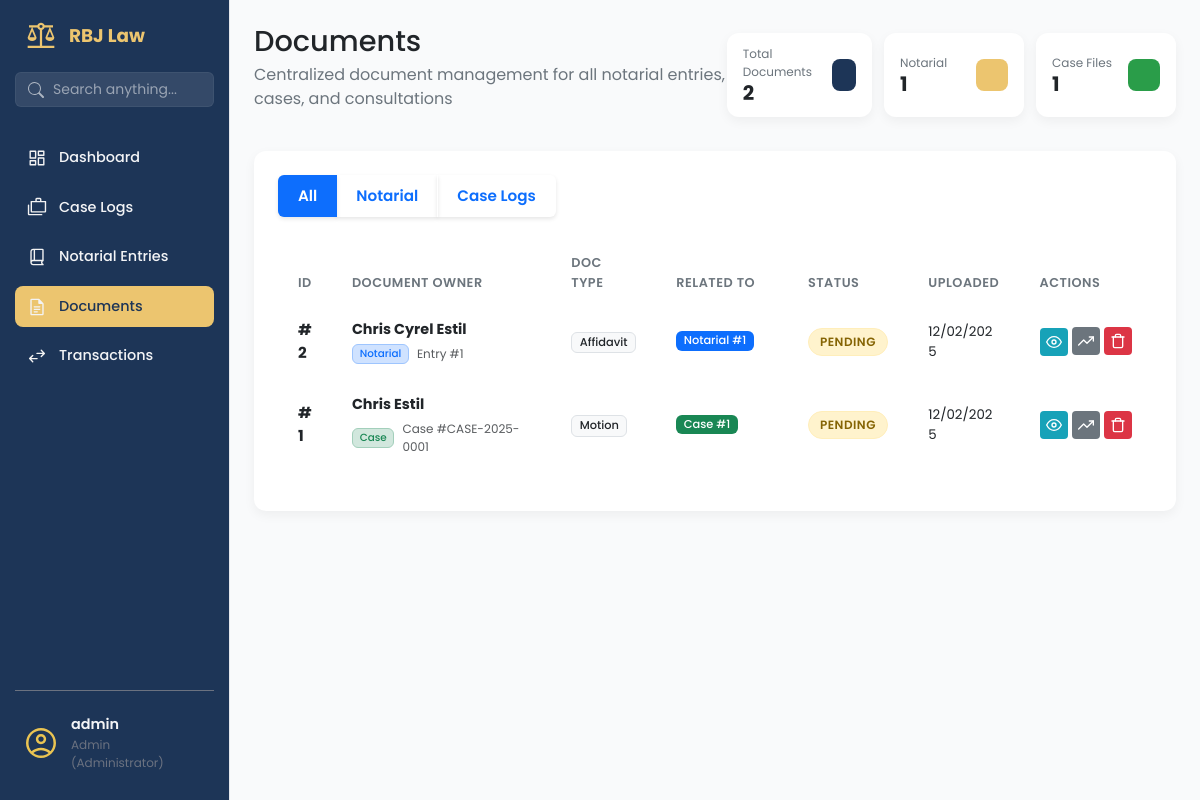
The page /documents/ (signed in) on the database as committed earlier.
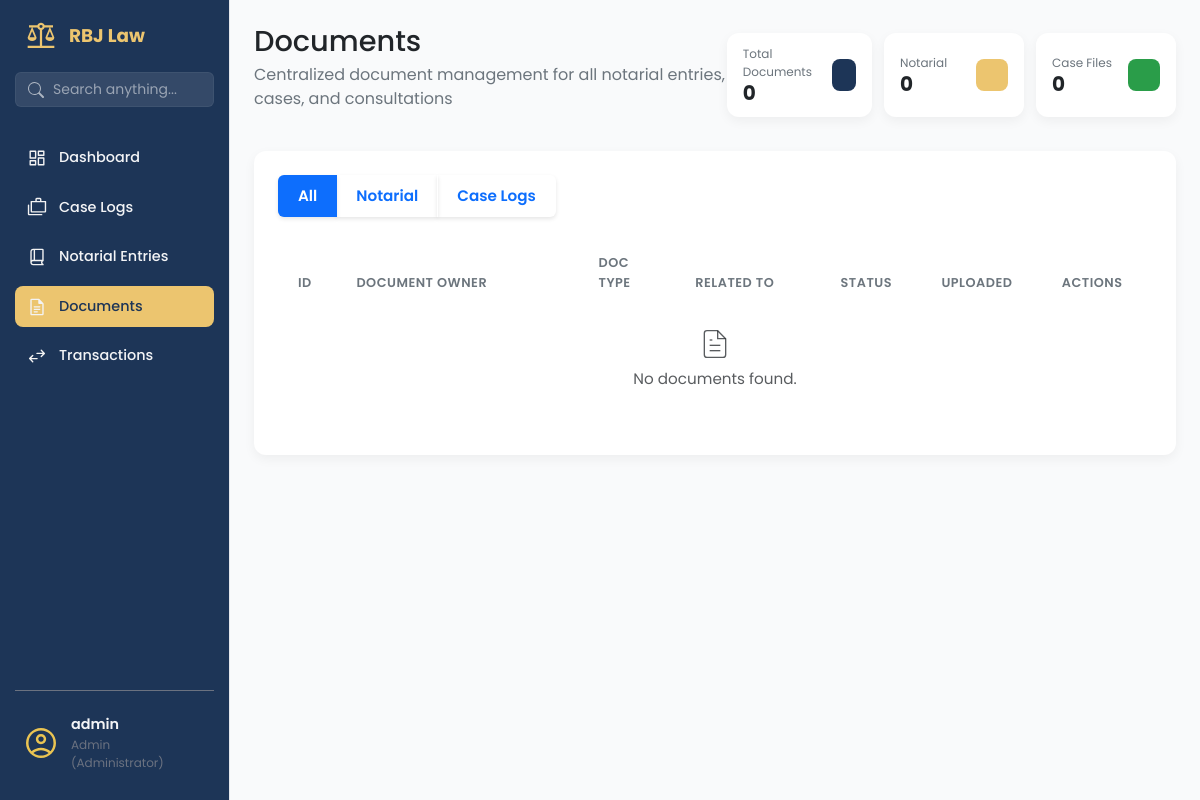
The same page on the database as committed later.
### app/models/document_mdl.py (models this page shows, shortened)
class Document(db.Model):
    __tablename__ = 'documents'
    id = db.Column(db.Integer, primary_key=True)
    filename = db.Column(db.String(255), nullable=False)
    file_path = db.Column(db.String(500), nullable=False)
    file_type = db.Column(db.String(50), nullable=True)
    file_size = db.Column(db.Integer, nullable=True)  # in bytes
    document_type = db.Column(db.String(100), nullable=True)  # e.g., Affidavit, ID, SPA Draft, etc.
    notes = db.Column(db.Text, nullable=True)
    document_status = db.Column(db.String(50), default='Pending', nullable=False)
    parent_type = db.Column(db.String(50), nullable=False)  # 'notarial_entry', 'case', 'client'
    parent_id = db.Column(db.Integer, nullable=False)
    uploaded_by = db.Column(db.Integer, db.ForeignKey('users.id'), nullable=True)
    uploaded_at = db.Column(db.DateTime, default=datetime.utcnow)
    last_modified = db.Column(db.DateTime, default=datetime.utcnow, onupdate=datetime.utcnow)
    uploader = db.relationship('User', backref='uploaded_documents', lazy=True)

### app/routes/documents_routes.py (the view)
@documents_bp.route('/')
@staff_or_admin_required
@login_required
def documents_page():
    document_type = request.args.get('type', 'all')
    query = Document.query
    if current_user.role == 'staff':
        query = query.filter(Document.parent_type != 'case')
    if document_type != 'all':
        query = query.filter_by(parent_type=document_type)
    search_term = request.args.get('search', '')
    if search_term:
        query = query.filter(or_(
            Document.filename.ilike(f'%{search_term}%'),
            Document.notes.ilike(f'%{search_term}%')
        ))
    documents = query.order_by(Document.uploaded_at.desc()).all()
    for doc in documents:
        doc.context_name = "Unknown Client"
        doc.context_ref = f"ID: {doc.parent_id}"
        if doc.parent_type == 'notarial_entry':
            entry = NotarialEntry.query.get(doc.parent_id)
            if entry:
                doc.context_ref = f"Entry #{entry.not_entry_num}"
                if entry.parties:
                    primary_party = entry.parties[0].party_name
                    if len(entry.parties) > 1:
                        doc.context_name = f"{primary_party} et al."
                    else:
                        doc.context_name = primary_party
                else:
                    doc.context_name = "No Party Listed"
        elif doc.parent_type == 'case':
            case = Case.query.get(doc.parent_id)
            if case:
                doc.context_ref = f"Case #{case.case_number}"
                if case.client:
                    doc.context_name = f"{case.client.client_first_name} {case.client.client_last_name}"
                else:
                    doc.context_name = case.title  # Fallback to case title if no client
            else:
                doc.context_name = "Deleted Case"
                doc.context_ref = f"ID: {doc.parent_id}"
        elif doc.parent_type == 'consultation':
            pass
        elif doc.parent_type == 'client':
            client = Client.query.get(doc.parent_id)
            if client:
                doc.context_name = f"{client.first_name} {client.last_name}"
                doc.context_ref = "Client File"
    return render_template('documents_page.html',
                         documents=documents,
                         current_filter=document_type,
                         search_term=search_term)

### app/utils/permissions.py (called while the page is built)
def staff_or_admin_required(f):
    @wraps(f)
    def decorated_function(*args, **kwargs):
        if not current_user.is_authenticated:
            flash('Please login to access this page.', 'error')
            return redirect(url_for('auth.login'))
        if current_user.role not in ['admin', 'staff']:
            flash('Staff or Administrator access required.', 'error')
            return redirect(url_for('dashboard.dashboard_page'))
        return f(*args, **kwargs)
    return decorated_function

### app/templates/documents_page.html (shortened to what the changed rows need)
{% extends 'base.html' %}
{% block content %}
<main class="dashboard-content">
    <header class="dashboard-header">
        <div>
            <h1>Documents </h1>
        </div>
        <div style="display: flex; justify-content: space-between; gap: 12px;">
            <div class="data-card data-card--sm">
                <div class="data-card__info">
                    <span class="data-card__title">Total Documents</span>
                    <span class="data-card__value">{{ documents|length }}</span>
                </div>
            </div>
            <div class="data-card data-card--sm">
                <div class="data-card__info">
                    <span class="data-card__title">Notarial</span>
                    <span class="data-card__value">
                        {% set notarial_count = [] %}
                        {{ notarial_count|length }}
                    </span>
                </div>
            </div>
            {% if current_user.role != 'staff' %}
            <div class="data-card data-card--sm">
                <div class="data-card__info">
                    <span class="data-card__title">Case Files</span>
                    <span class="data-card__value">
                        {% set case_count = [] %}
                        {{ case_count|length }}
                    </span>
                </div>
                <div class="data-card__icon data-card__icon--green"></div>
            </div>
            {% endif %}
                        {% set consultation_count = [] %}
        </div>
    </header>
    <section class="content-section">
        <div class="panel-card">
            <div class="table-wrapper">
                <table class="table">
                    <colgroup>
                    </colgroup>
                    <thead>
                        <tr>
                            <th>ID</th>
                            <th>Document Owner</th>
                            <th>Doc Type</th>
                            <th>Related To</th>
                            <th>Status</th>
                            <th>Uploaded</th>
                            <th>Actions</th>
                        </tr>
                    </thead>
                    <tbody>
                        {% for document in documents %}
                        <tr class="document-row" data-parent-type="{{ document.parent_type }}">
                            <td><strong>#{{ document.id }}</strong></td>
                            <td>
                                <div class="d-flex flex-column">
                                    <span class="fw-bold text-dark" style="font-size: 0.9rem;">
                                        {{ document.context_name }}
                                    </span>
                                    <div class="d-flex align-items-center mt-1">
                                        {% if document.parent_type == 'notarial_entry' %}
                                        <span
                                            class="badge bg-primary-subtle text-primary border border-primary-subtle me-2"
                                            style="font-size: 0.65rem;">Notarial</span>
                                        {% elif document.parent_type == 'case' %}
                                        <span
                                            class="badge bg-success-subtle text-success border border-success-subtle me-2"
                                            style="font-size: 0.65rem;">Case</span>
                                        {% elif document.parent_type == 'consultation' %}
                                        <span class="badge bg-info-subtle text-info border border-info-subtle me-2"
                                            style="font-size: 0.65rem;">Consultation</span>
                                        {% endif %}
                                        <small class="text-muted" style="font-size: 0.75rem;">
                                            {{ document.context_ref }}
                                        </small>
                                    </div>
                                </div>
                            </td>
                            <td><span class="badge bg-light text-dark border">{{ document.document_type or 'General'
                                    }}</span></td>
                            <td>
                                {% if document.parent_type == 'notarial_entry' %}
                                <span class="badge bg-primary mb-1">Notarial #{{ document.parent_id }}</span>
                                {% elif document.parent_type == 'case' %}
                                <span class="badge bg-success mb-1">Case #{{ document.parent_id }}</span>
                                {% else %}
                                <span class="badge bg-secondary mb-1">{{ document.parent_type|title }}</span>
                                {% endif %}
                            </td>
                            <td>
                                <span
                                    class="status-tag status-tag--{{ document.document_status|lower|replace(' ', '-') }}">
                                    {{ document.document_status }}
                                </span>
                            </td>
                            <td>
                                <div class="small">{{ document.uploaded_at.strftime('%m/%d/%Y') }}</div>
                            </td>
                            <td>
                                <div class="action-buttons">
                                    <a href="{{ url_for('documents.view_document', document_id=document.id) }}"
                                        target="_blank" class="btn-action btn-action--info" title="View">
                                        <svg xmlns="http://www.w3.org/2000/svg" width="16" height="16"
                                            viewBox="0 0 24 24" fill="none" stroke="currentColor" stroke-width="2"
                                            stroke-linecap="round" stroke-linejoin="round">
                                            <path d="M1 12s4-8 11-8 11 8 11 8-4 8-11 8-11-8-11-8z"></path>
                                            <circle cx="12" cy="12" r="3"></circle>
                                        </svg>
                                    </a>
                                    <div class="dropdown status-dropdown">
                                        <button class="btn-action btn-action--secondary dropdown-toggle" type="button"
                                            data-bs-toggle="dropdown" aria-expanded="false" title="Update Status">
                                            <svg xmlns="http://www.w3.org/2000/svg" width="16" height="16"
                                                viewBox="0 0 24 24" fill="none" stroke="currentColor" stroke-width="2"
                                                stroke-linecap="round" stroke-linejoin="round">
                                                <polyline points="23 6 13.5 15.5 8.5 10.5 1 18"></polyline>
                                                <polyline points="17 6 23 6 23 12"></polyline>
                                            </svg>
                                        </button>
                                    </div>
                                    <form action="{{ url_for('documents.delete_document', document_id=document.id) }}"
                                        method="POST" style="display:inline;"
                                        onsubmit="return confirm('Are you sure you want to delete this document?');">
                                        <button type="submit" class="btn-action btn-action--danger" title="Delete">
                                        </button>
                                    </form>
                                </div>
                            </td>
                        </tr>
                        {% else %}
                        <tr>
                            <td colspan="7" class="text-center py-4">
                                <div class="text-muted">
                                    <p class="mb-0">No documents found.</p>
                                </div>
                            </td>
                        </tr>
                        {% endfor %}
                    </tbody>
                </table>
            </div>
        </div>
    </section>
</main>
{% endblock %}

Rows that differ between the two databases and show on the page:
removed Document: id "2", context_name "Chris Cyrel Estil", parent_type "Notarial", context_ref "Entry #1", document_type "Affidavit", parent_id "1", document_status "PENDING", uploaded_at "12/02/2025"
removed Document: id "1", context_name "Chris Estil", parent_type "Case", context_ref "Case #CASE-2025-0001", document_type "Motion", parent_id "1", document_status "PENDING", uploaded_at "12/02/2025"
Other text that changed with them:
{{ documents|length }}: "2" → "0"
{{ notarial_count|length }}: "1" → "0"
{{ case_count|length }}: "1" → "0"
text now shown: "No documents found."
